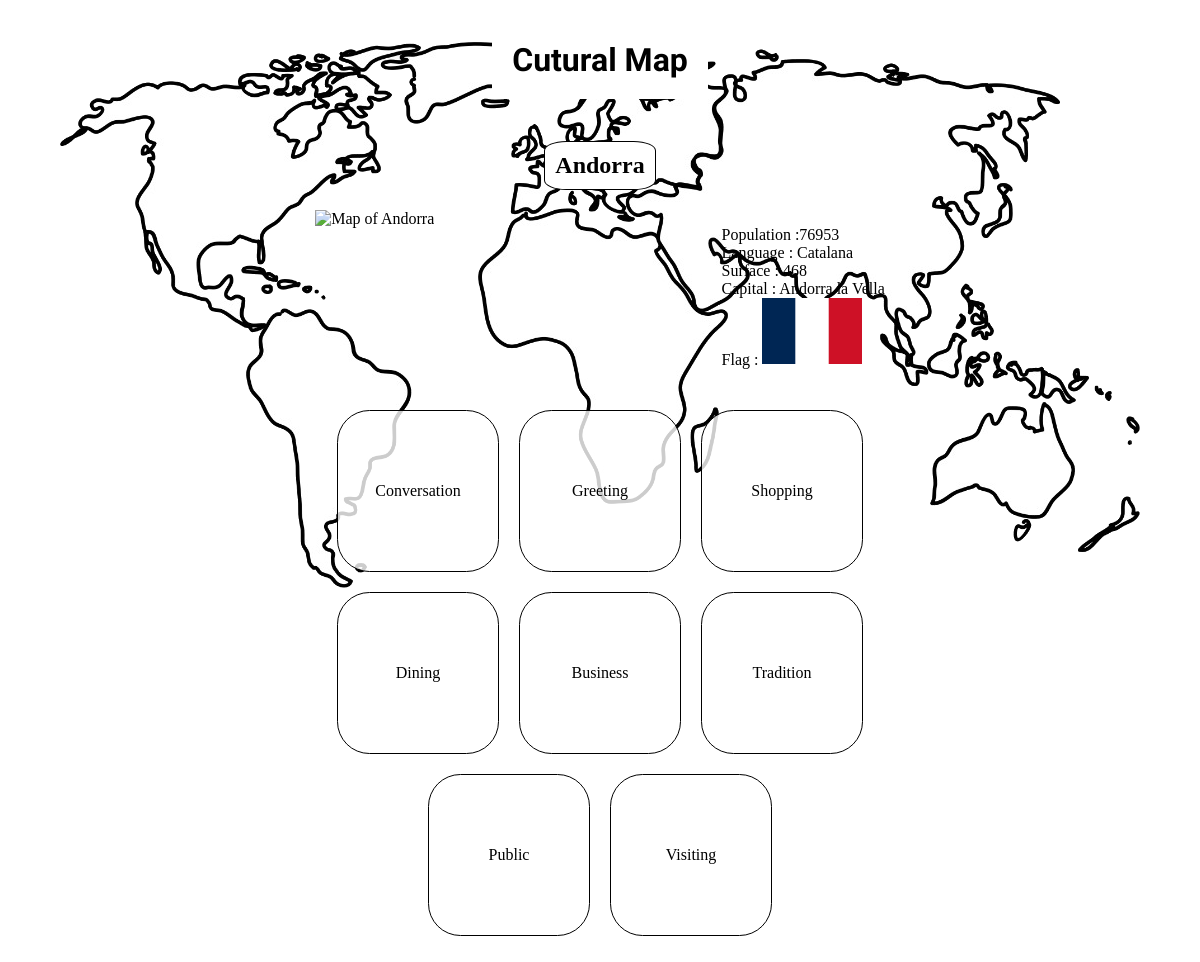
Page /country.php?name=Andorra on the committed database.
### tables this page shows
CREATE TABLE `countries` (
  `country_id` int(11) AUTO_INCREMENT PRIMARY KEY NOT NULL ,
  `name` varchar(52) NOT NULL,
  `capital` varchar(30) DEFAULT NULL,
  `hab_name` varchar(41) DEFAULT NULL,
  `area` varchar(10) DEFAULT NULL,
  `nb_hab` varchar(10) DEFAULT NULL,
  `currency` varchar(39) DEFAULT NULL,
  `language` varchar(26) DEFAULT NULL
);

### country.php (the view, shortened to what this page needs)
<?php
include_once 'includes/dbh.inc.php';
?>
<!DOCTYPE html>
<html lang="en">
<head>
    <link rel="stylesheet" href="styles/styles.css">
</head>
<body>
    <div id="wrapper">
        <h1>Cutural Map</h1>
        <?php
        echo "<h2>" . $_GET['name'] . "</h2>";
        echo "<div id=\"wrapperCountry\">";
        ?>
        <?php
        $sql = "SELECT * FROM countries WHERE name='" . $_GET['name'] . "';";
        $result = mysqli_query($conn, $sql);
        $resultCheck = mysqli_num_rows($result);
        if ($resultCheck > 0) {
            echo "<div id=\"map\"> <img width=\"100%\" src=\"img/maps/map" . $_GET['name'] . ".png\" alt=\"Map of " . $_GET['name'] . "\"></div>";
            echo "<div class=\"country\"> <ul>";
            while ($row = mysqli_fetch_assoc($result)) {
                echo "<li>Population :" . $row['nb_hab'] . "</li>";
                echo "<li>Language : " . $row['language'] . "</li>";
                echo "<li>Surface : " . $row['area'] . "</li>";
                echo "<li>Capital : " . $row['capital'] . "</li>";
                echo "<li>Flag : <img width=\"100px\" src=\"img/flagFrance.webp\" alt=\"Flag of France\"></li>";
            }
            echo "</ul></div></div>";
        }
        ?>
        <ul id="chooseCountry">
            <a href="#">
                <li id="country">Conversation</li>
            </a>
            <a href="#">
                <li id="country">Greeting</li>
            </a>
            <a href="#">
                <li id="country">Shopping</li>
            </a>
            <a href="../tinder.html">
                <li id="country">Dining</li>
            </a>
            <a href="#">
                <li id="country">Business</li>
            </a>
            <a href="#">
                <li id="country">Tradition</li>
            </a>
            <a href="#">
                <li id="country">Public</li>
            </a>
            <a href="#">
                <li id="country">Visiting</li>
            </a>
        </ul>
    </div>
</body>
</html>

### styles/styles.css (style rules this page uses)
body { margin: 0px; padding: 0px; background-attachment: fixed; background-image: url(../img/maps/mapWorld3.png); background-size: 90%; background-repeat: no-repeat; background-position-x: center; background-position-y: 10%; }
h1 { padding: 20px; text-align: center; font-family: 'Mansalva', cursive; background-color: white; }
h2 { text-align: center; background-color: white; border: 1px black solid; border-radius: 20%; padding: 10px; }
a { text-decoration: none; color: black; margin: 10px; }
#wrapperCountry { display: flex; flex-direction: row; justify-content: space-around; width: 60%; }
#wrapper { display: flex; flex-direction: column ; justify-content: center; align-items: center; }
#map { width: 30%; height: 20%; }
#chooseCountry { text-align: center; display: flex; flex-direction: row; flex-wrap: wrap; width: 60%; justify-content: center; padding: 0; }
#country { width: 20vh; height: 20vh; border: 1px solid black; border-radius: 20% ; background-color: rgba(255, 255, 255,0.8); display: table-cell; vertical-align: middle; }
ul { list-style: none; }

### rows in the picture
countries: nb_hab "76953", language "Catalana", area "468", capital "Andorra la Vella"

### other values in the picture
$_GET['name'] "Andorra"
